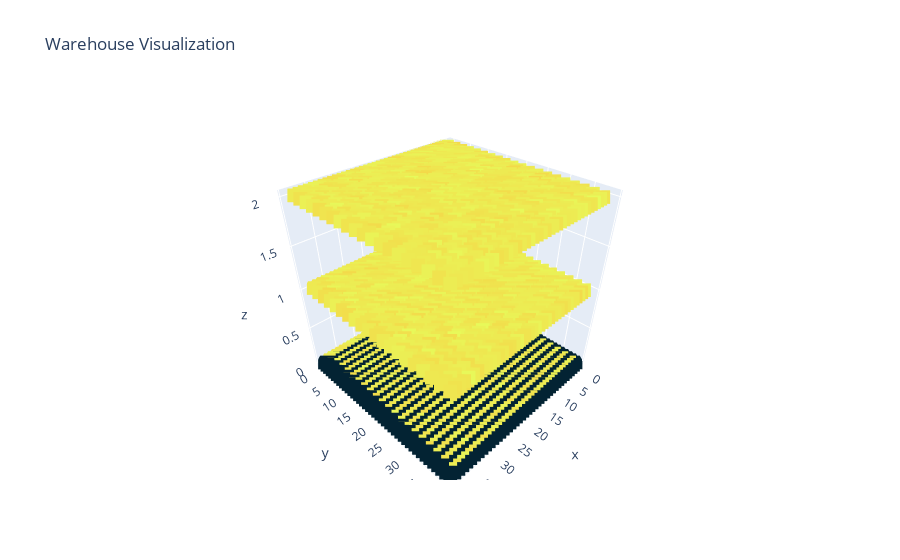

The notebook cell saved with this chart:
### Code cell
fig.show()

### Figure 1 — Plotly figure (JSON) as saved in the notebook; plotly's stock layout.template omitted (floating-point values rounded to 4 significant figures; data arrays with more than 128 entries replaced by an {"elided": "..."} marker saying what was removed)
{"data": [{"customdata": {"elided": "3120x2 int values"}, "hovertemplate": "x: %{x}<br>y: %{y}<br>z: %{z}<br>Order Frequency: %{customdata[0]}<br>Product: %{customdata[1]}}", "marker": {"color": {"elided": "3120 int values"}, "colorscale": [[0, "rgb(3, 35, 51)"], [0.09091, "rgb(13, 48, 100)"], [0.1818, "rgb(53, 50, 155)"], [0.2727, "rgb(93, 62, 153)"], [0.3636, "rgb(126, 77, 143)"], [0.4545, "rgb(158, 89, 135)"], [0.5455, "rgb(193, 100, 121)"], [0.6364, "rgb(225, 113, 97)"], [0.7273, "rgb(246, 139, 69)"], [0.8182, "rgb(251, 173, 60)"], [0.9091, "rgb(246, 211, 70)"], [1, "rgb(231, 250, 90)"]], "size": 5, "symbol": "square"}, "mode": "markers", "type": "scatter3d", "x": {"elided": "3120 int values"}, "y": {"elided": "3120 int values"}, "z": {"elided": "3120 int values"}}], "layout": {"title": {"text": "Warehouse Visualization"}}}
